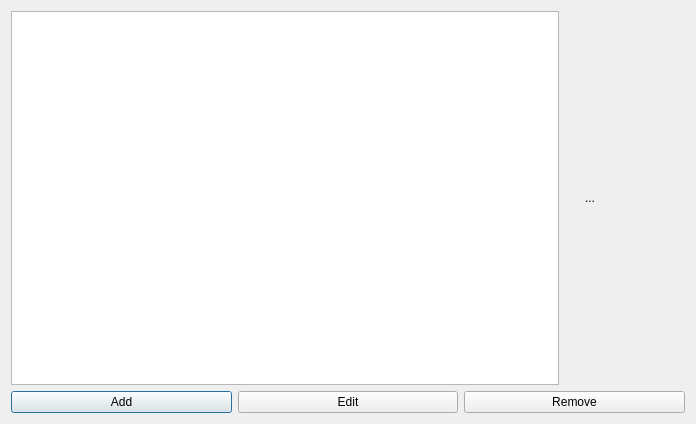
<?xml version="1.0" encoding="UTF-8"?>
<ui version="4.0">
 <class>Form</class>
 <widget class="QDialog" name="Form">
  <property name="geometry">
   <rect>
    <x>0</x>
    <y>0</y>
    <width>696</width>
    <height>424</height>
   </rect>
  </property>
  <property name="windowTitle">
   <string>Edit Items</string>
  </property>
  <layout class="QVBoxLayout" name="verticalLayout">
   <item>
    <layout class="QHBoxLayout" name="horizontalLayout">
     <item>
      <widget class="QListWidget" name="itemsList"/>
     </item>
     <item>
      <spacer name="horizontalSpacer">
       <property name="orientation">
        <enum>Qt::Orientation::Horizontal</enum>
       </property>
       <property name="sizeType">
        <enum>QSizePolicy::Policy::Minimum</enum>
       </property>
       <property name="sizeHint" stdset="0">
        <size>
         <width>20</width>
         <height>20</height>
        </size>
       </property>
      </spacer>
     </item>
     <item>
      <layout class="QVBoxLayout" name="verticalLayout_4">
       <item>
        <widget class="QLabel" name="stats">
         <property name="minimumSize">
          <size>
           <width>100</width>
           <height>0</height>
          </size>
         </property>
         <property name="text">
          <string>...</string>
         </property>
         <property name="wordWrap">
          <bool>true</bool>
         </property>
        </widget>
       </item>
      </layout>
     </item>
    </layout>
   </item>
   <item>
    <layout class="QHBoxLayout" name="horizontalLayout_2">
     <item>
      <widget class="QPushButton" name="addBtn">
       <property name="text">
        <string>Add</string>
       </property>
      </widget>
     </item>
     <item>
      <widget class="QPushButton" name="editBtn">
       <property name="text">
        <string>Edit</string>
       </property>
      </widget>
     </item>
     <item>
      <widget class="QPushButton" name="removeBtn">
       <property name="text">
        <string>Remove</string>
       </property>
      </widget>
     </item>
    </layout>
   </item>
  </layout>
 </widget>
 <resources/>
 <connections/>
</ui>
